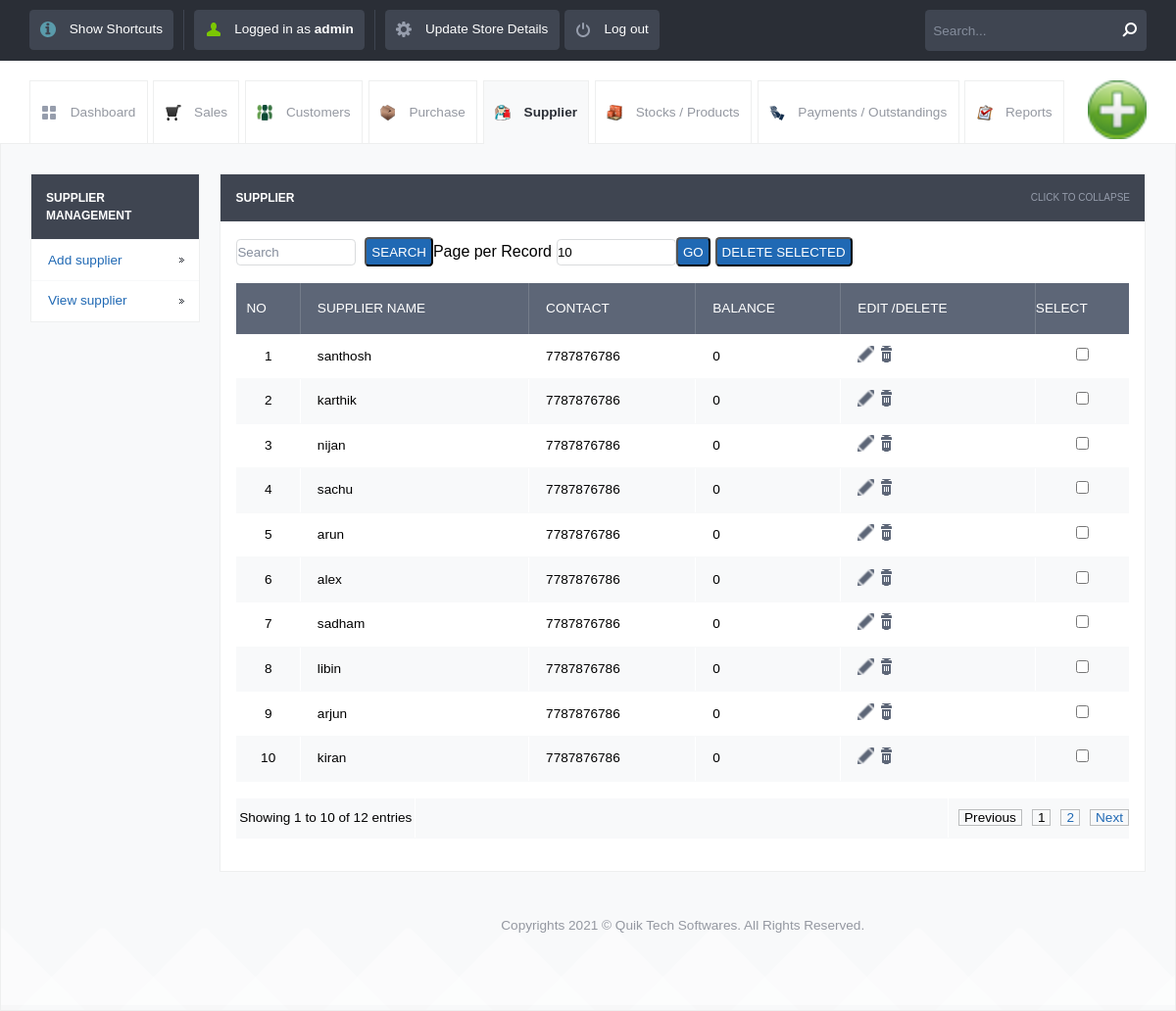
The app's page /view_supplier.php (signed in) with its own data.
### tables this page shows
CREATE TABLE `supplier_details` (
  `id` int(10) UNSIGNED NOT NULL,
  `supplier_name` varchar(200) NOT NULL,
  `supplier_address` varchar(500) NOT NULL,
  `supplier_contact1` varchar(100) NOT NULL,
  `supplier_contact2` varchar(100) NOT NULL,
  `balance` int(11) NOT NULL
);

### config.php (called while the page is built)
<?php $config["database"] = "posnic"; $config["host"]= "localhost";$config["username"]= "root"; $config["password"]= "";?>

### lib/db.class.php (called while the page is built, shortened)
<?php
  class DB
  {
    function DB($base, $server, $user, $pass)
    {
      $this->connection = mysqli_connect($server, $user, $pass, $base);
    }
    function getMicroTime()
    {
      list($msec, $sec) = explode(' ', microtime());
      return floor($sec / 1000) + $msec;
    }
  }
?>

### init.php (called while the page is built, shortened)
<?php
include("lib/db.class.php");
$db = new DB($config['database'], $config['host'], $config['username'], $config['password']);
?>

### view_supplier.php (the view, shortened to what this page needs)
<?php
include_once("init.php");
?>
<!DOCTYPE html>
<html lang="en">
    <head>
        <link rel="stylesheet" href="css/style.css">
        <?php include_once("tpl/common_js.php"); ?>
    </head>
    <body>
        <?php include_once("tpl/top_bar.php"); ?>
        <div id="header-with-tabs">
            <div class="page-full-width cf">
                <ul id="tabs" class="fl">
                    <li><a href="dashboard.php" class="dashboard-tab">Dashboard</a></li>
                    <li><a href="view_sales.php" class=" sales-tab">Sales</a></li>
                    <li><a href="view_customers.php" class="customers-tab">Customers</a></li>
                    <li><a href="view_purchase.php" class="purchase-tab">Purchase</a></li>
                    <li><a href="view_supplier.php" class="active-tab   supplier-tab">Supplier</a></li>
                    <li><a href="view_product.php" class="stock-tab">Stocks / Products</a></li>
                    <li><a href="view_payments.php" class="payment-tab">Payments / Outstandings</a></li>
                    <li><a href="view_report.php" class="report-tab">Reports</a></li>
                </ul>
                <a href="#" id="company-branding-small" class="fr"><img src="<?php
        if (isset($_SESSION['logo'])) {
            echo "upload/" . $_SESSION['logo'];
        } else {
            echo "upload/posnic.png";
        }
        ?>" alt="Point of Sale"/></a>
            </div>
        </div>
        <div id="content">
            <div class="page-full-width cf">
                <div class="side-menu fl">
                    <h3>supplier Management</h3>
                    <ul>
                        <li><a href="add_supplier.php">Add supplier</a></li>
                        <li><a href="view_supplier.php">View supplier</a></li>
                    </ul>
                </div>
                <div class="side-content fr">
                    <div class="content-module">
                        <div class="content-module-heading cf">
                            <h3 class="fl">supplier</h3>
                            <span class="fr expand-collapse-text">Click to collapse</span>
                        </div>
                        <div class="content-module-main cf">
                            <table>
                                <form action="" method="post" name="search">
                                    <input name="searchtxt" type="text" class="round my_text_box" placeholder="Search">
                                    &nbsp;&nbsp;<input name="Search" type="submit" class="my_button round blue   text-upper"
                                                       value="Search">
                                </form>
                                <form action="" method="get" name="limit_go">
                                    Page per Record<input name="limit" type="text" class="round my_text_box" id="search_limit"
                                                          style="margin-left:5px;"
                                                          value="<?php if (isset($_GET['limit'])) echo $_GET['limit'];
                                                                        else echo "10"; ?>"
                                                          size="3" maxlength="3">
                                    <input name="go" type="button" value="Go" class=" round blue my_button  text-upper"
                                           onclick="return confirmLimitSubmit()">
                                </form>
                                <form name="deletefiles" action="delete.php" method="post">
                                    <input name="dsubmit" type="button" value="Delete Selected"
                                           class="my_button round blue   text-upper" style="margin-left:5px;"
                                           onclick="return confirmDeleteSubmit()"/>
                                    <table>
                                        <?php
                                        $tbl_name = "supplier_details";
                                        $adjacents = 3;
                                        $query = "SELECT COUNT(*) as num FROM $tbl_name";
                                        $total_pages = mysqli_fetch_array(mysqli_query($db->connection, $query));
                                        $total_pages = $total_pages['num'];
                                        $limit = 10;
                                        $page = isset($_GET['page']) ? $_GET['page'] : 0;
                                        if ($page)
                                            $start = ($page - 1) * $limit;
                                        else
                                            $start = 0;
                                        $sql = "SELECT * FROM supplier_details  ORDER BY id DESC LIMIT $start, $limit ";
                                        $result = mysqli_query($db->connection, $sql);
                                        if ($page == 0)
                                            $page = 1;
                                        $prev = $page - 1;
                                        $next = $page + 1;
                                        $lastpage = ceil($total_pages / $limit);
                                        $pagination = "";
                                        if ($lastpage > 1) {
                                            $pagination .= "<div >";
                                            if ($page > 1)
                                                $pagination .= "<a href=\"view_supplier.php?page=$prev&limit=$limit\" class=my_pagination >Previous</a>";
                                            else
                                                $pagination .= "<span class=my_pagination>Previous</span>";
                                            if ($lastpage < 7 + ($adjacents * 2)) {
                                                for ($counter = 1; $counter <= $lastpage; $counter++) {
                                                    if ($counter == $page)
                                                        $pagination .= "<span class=my_pagination>$counter</span>";
                                                    else
                                                        $pagination .= "<a href=\"view_supplier.php?page=$counter&limit=$limit\" class=my_pagination>$counter</a>";
                                                }
                                            }
                                            if ($page < $counter - 1)
                                                $pagination .= "<a href=\"view_supplier.php?page=$next&limit=$limit\" class=my_pagination>Next</a>";
                                            else
                                                $pagination .= "<span class= my_pagination >Next</span>";
                                            $pagination .= "</div>\n";
                                        }
                                        ?>
                                        <tr>
                                            <th>No</th>
                                            <th>Supplier Name</th>
                                            <th>Contact</th>
                                            <th>Balance</th>
                                            <th>Edit /Delete</th>
                                            <th>Select</th>
                                        </tr>
                                        <?php
                                        $co = 0;
                                        $co1 = 0;
                                        $s = mysqli_query($db->connection, "select * from supplier_details");
                                        while ($r = mysqli_fetch_array($s)) {
                                            $co++;
                                        }
                                        $i = 1;
                                        $no = $page - 1;
                                        $no = $no * $limit;
                                        while ($row = mysqli_fetch_array($result)) {
                                            $co1++;
                                            ?>
                                            <tr id=<?php echo "tr".$row['id']; ?>>
                                                <td> <?php echo $no + $i; ?></td>
                                                <td><?php echo $row['supplier_name']; ?></td>
                                                <td> <?php echo $row['supplier_contact1']; ?></td>
                                                <td> <?php echo $row['balance']; ?></td>
                                                <td>
                                                    <a href="update_supplier.php?sid=<?php echo $row['id']; ?>&table=supplier_details&return=view_supplier.php"
                                                       class="table-actions-button ic-table-edit">
                                                    </a>
                                                    <a onclick="return confirmSubmit()"
                                                       href="delete.php?id=<?php echo $row['id']; ?>&table=supplier_details&return=view_supplier.php"
                                                       class="table-actions-button ic-table-delete"></a>
                                                </td>
                                                <td><input type="checkbox" value="<?php echo $row['id']; ?>" name="checklist[]"
                                                           name="checklist[]" id="<?php echo $row['id']; ?>"/></td>
                                            </tr>
    <?php $i++;
}
?>
                                            <table>
                                                <tr>
                                                    <td align='right'style="width:20%"><?php $end = $no + $co1; ?>
                                                        <?php if($end != ''){ ?>
                                                        Showing <?php echo $no + 1; ?> to <?php echo $end; ?> of <?php echo $co; ?> entries</td><td >&nbsp;</td><td><?php echo $pagination; ?></td>
                                                    <?php }else{?>
                                                    Showing <?php echo $no; ?> to <?php echo $end; ?> of <?php echo $co; ?> entries</td><td >&nbsp;</td><td><?php echo $pagination; ?></td>
                                                    <?php } ?>
                                                </tr>
                                            </table>
                                    </table>
                                </form>
                        </div>
                    </div>
                    <div id="footer">
                       <p>Copyrights 2021 © Quik Tech Softwares. All Rights Reserved.
    </p>
                    </div>
                    </body>
                    </html>

### records on screen
supplier_details: i "1", supplier_name "santhosh", supplier_contact1 "7787876786", balance "0"
supplier_details: i "2", supplier_name "karthik", supplier_contact1 "7787876786", balance "0"
supplier_details: i "3", supplier_name "nijan", supplier_contact1 "7787876786", balance "0"
supplier_details: i "4", supplier_name "sachu", supplier_contact1 "7787876786", balance "0"
supplier_details: i "5", supplier_name "arun", supplier_contact1 "7787876786", balance "0"
supplier_details: i "6", supplier_name "alex", supplier_contact1 "7787876786", balance "0"
supplier_details: i "7", supplier_name "sadham", supplier_contact1 "7787876786", balance "0"
supplier_details: i "8", supplier_name "libin", supplier_contact1 "7787876786", balance "0"
supplier_details: i "9", supplier_name "arjun", supplier_contact1 "7787876786", balance "0"
supplier_details: i "10", supplier_name "kiran", supplier_contact1 "7787876786", balance "0"

### other values on screen
$POSNIC['username'] "admin"
$no + 1 "1"
$end "10"
$co "12"
